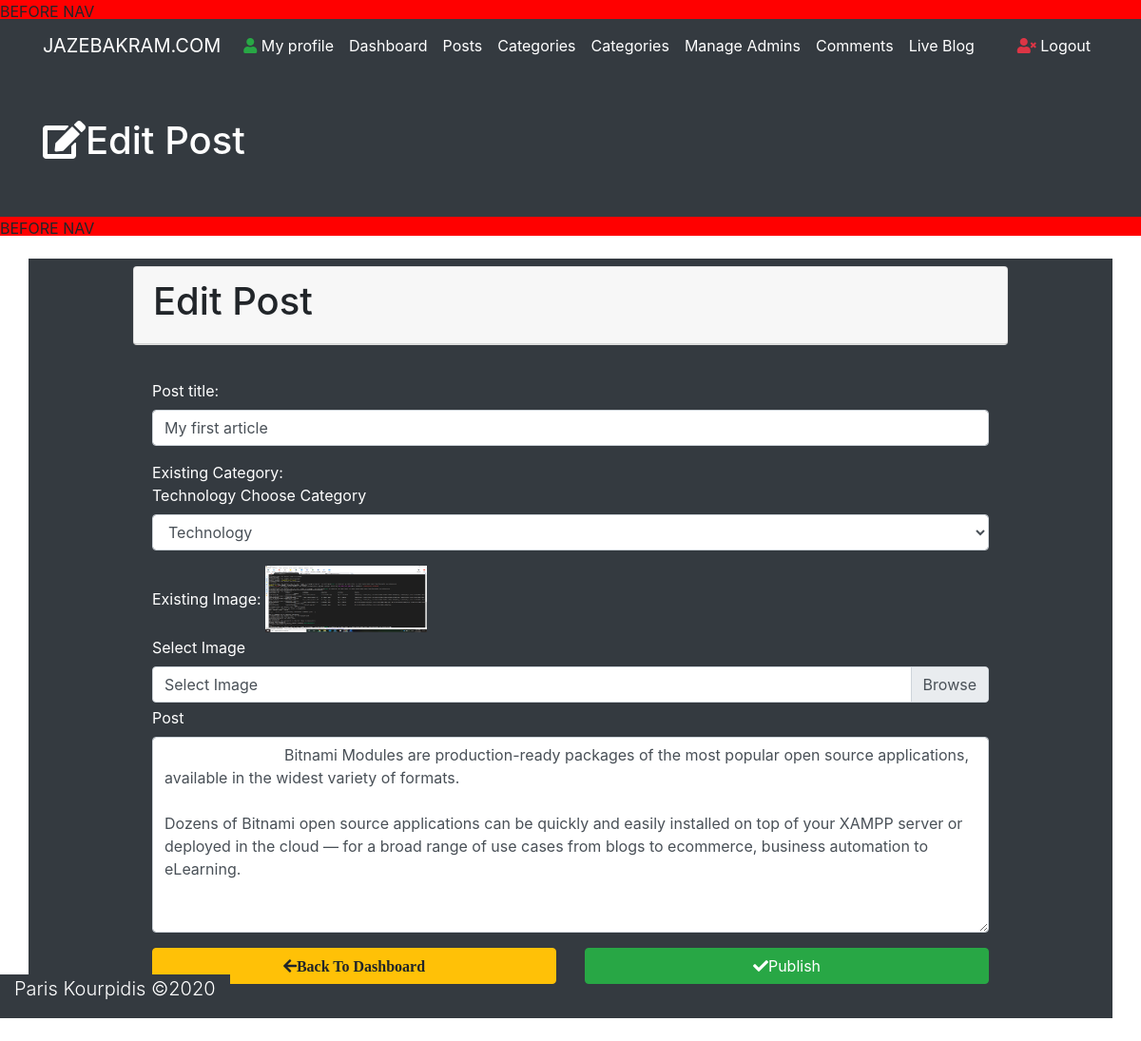
Page /EditPost.php?id=5 on the committed database.
### tables this page shows
CREATE TABLE `posts` (
  `id` int(10) NOT NULL,
  `datetime` varchar(50) NOT NULL,
  `title` varchar(300) NOT NULL,
  `category` varchar(50) NOT NULL,
  `author` varchar(50) NOT NULL,
  `image` varchar(50) NOT NULL,
  `post` varchar(1000) NOT NULL
);

### EditPost.php (the view, shortened to what this page needs)
<!DOCTYPE html>
<html lang="en">
  <head>
    <link
      rel="stylesheet"
      href="https://use.fontawesome.com/releases/v5.0.13/css/all.css"
    />
    <link
      rel="stylesheet"
      href="https://stackpath.bootstrapcdn.com/bootstrap/4.3.1/css/bootstrap.min.css"
    />
    <link rel="stylesheet" href="css/Styles.css" />
  </head>
  <body>
    <div style="height:20px; width:100%; background: red;">BEFORE NAV</div>
    <nav class="navbar navbar-expand-lg navbar-dark bg-dark text-white">
      <div class="container">
        <a href="#" class="navbar-brand text-white">JAZEBAKRAM.COM</a>
        <div class="collapse navbar-collapse" id="navbarcollapseCMS">
          <ul class="navbar-nav mr-auto">
            <li class="nav-item">
              <a href="#" class="nav-link text-white"
                ><i class="fas fa-user text-success"></i> My profile</a
              >
            </li>
            <li class="nav-item">
              <a href="#" class="nav-link text-white">Dashboard</a>
            </li>
            <li class="nav-item">
              <a href="Posts.php" class="nav-link text-white">Posts</a>
            </li>
            <li class="nav-item">
              <a href="Categories.php" class="nav-link text-white"
                >Categories</a
              >
            </li>
            <li class="nav-item">
              <a href="#" class="nav-link text-white">Categories</a>
            </li>
            <li class="nav-item">
              <a href="Admins.php" class="nav-link text-white">Manage Admins</a>
            </li>
            <li class="nav-item">
              <a href="Comments.php" class="nav-link text-white">Comments</a>
            </li>
            <li class="nav-item">
              <a href="Blog.php?page=1" class="nav-link text-white"
                >Live Blog</a
              >
            </li>
          </ul>
          <ul class="navbar-nav ml-auto">
            <li class="nav-item">
              <a href="Logout.php" class="nav-link text-white">
                <i class="fas fa-user-times text-danger"></i> Logout</a
              >
            </li>
          </ul>
        </div>
      </div>
    </nav>
    <header class="bg-dark text-white py-5">
      <div class="container">
        <div class="row">
          <div class="col-md-12">
            <h1> <i class="fas fa-edit"></i>Edit Post</h1>
          </div>
        </div>
      </div>
    </header>
    <div style="height:20px; width:100%; background: red;">BEFORE NAV</div>
    <section class="container py-2 my-4 bg-dark ">
        <div class="row" >
        <div class="offset-lg-1 col-lg-10" style="min-height:440px;" >
        <?php
         global $ConnectionDB;
         $SearchQueryParameter = $_GET["id"];
         $sql = "SELECT * FROM posts WHERE id='$SearchQueryParameter' ";
         $stmtPost = $ConnectionDB->query($sql);
         while($DataRows =$stmtPost->fetch()){
             $TitleToBeUpdated = $DataRows['title'];
             $CategoryToBeUpdated = $DataRows['category'];
             $ImageToBeUpdated = $DataRows['image'];
             $PostToBeUpdated = $DataRows['post'];
         }
         ?>
            <form class="" action="EditPost.php?id=<?php echo $SearchQueryParameter; ?>" method="post" enctype="multipart/form-data">
                <div class="card mb-3">
                    <div class="card-header">
                        <h1>Edit Post</h1>
                    </div>
                </div>
                <div class="card-body text-white">
                    <div class="form-group">
                        <label for="title">Post title:</label>
                        <input class="form-control" type="text" name="PostTitle" id="title" value="<?php echo $TitleToBeUpdated;  ?>" placeholder="Type here the title">
                    </div>
                    <div class="form-group">
                        <span>Existing Category: </span>
                        <br>
                        <?php echo $CategoryToBeUpdated; ?>
                        <label for="CategoryTitle ">Choose Category</label>
                        <select class="form-control" name="Category" id="CategoryTitle">
                            <?php
                             $sql = "SELECT * FROM categories";
                             $stmt = $ConnectionDB->query($sql);
                             while($DateRows = $stmt->fetch()){
                                 $CategoryName = $DateRows["title"];
                            ?>
                            <option><?php echo $CategoryName; ?></option>
                            <?php }?>
                        </select>
                    </div>
                    <div class="form-group mb-1" >
                        <span>Existing Image:</span>
                        <img class="mb-1" src="Upload/<?php echo $ImageToBeUpdated; ?>" alt="" width="170px"; height="70px";>
                        <br>
                        <label for="imageSelect">Select Image</label>
                        <div class="custom-file">
                            <label for="imageSelect" class="custom-file-label">Select Image</label>
                        </div>
                    </div>
                    <div class="form-group">
                        <label for="Post">Post </label>
                        <textarea class="form-control text-black" name="PostDecription" id="Post" cols="80" rows=8>
                            <?php echo $PostToBeUpdated;?>
                        </textarea>
                    </div>
                    <div class="row">
                        <div class="col-lg-6 mb-2">
                            <a href="Dashboard.php" class="btn btn-warning btn-block"><i class="fas fa-arrow-left">Back To Dashboard</i></a>
                        </div>
                        <div class="col-lg-6 mb-2">
                            <button type="submit" name="Submit" class="btn btn-success btn-block">
                                <i class="fas fa-check"></i>Publish
                            </button>
                        </div>
                    </div>
                </div>
            </form>
        </div>
        </div>
    </section>
    <footer class="bg-dark text-white">
      <div class="container">
        <div class="row">
          <div class="col">
            <p class="lead text-center">
              Paris Kourpidis &copy;<span id="year"></span>
            </p>
          </div>
        </div>
      </div>
    </footer>
  </body>
</html>

### css/Styles.css (style rules this page uses)
body { position: relative; }
footer { position: absolute; bottom: 0; }

### rows in the picture
posts: PostTitle "My first article", category "Technology", image (picture), PostDecription "Bitnami Modules are production-ready packages of the most popular open source applications, available in the widest variety of formats. Dozens of Bitnami open source applications can be quickly and easily installed on top of your XAMPP server or deployed in the cloud — for a broad range of use cases from blogs to ecommerce, business automation to eLearning."

### other values in the picture
form field Category "Technology"
